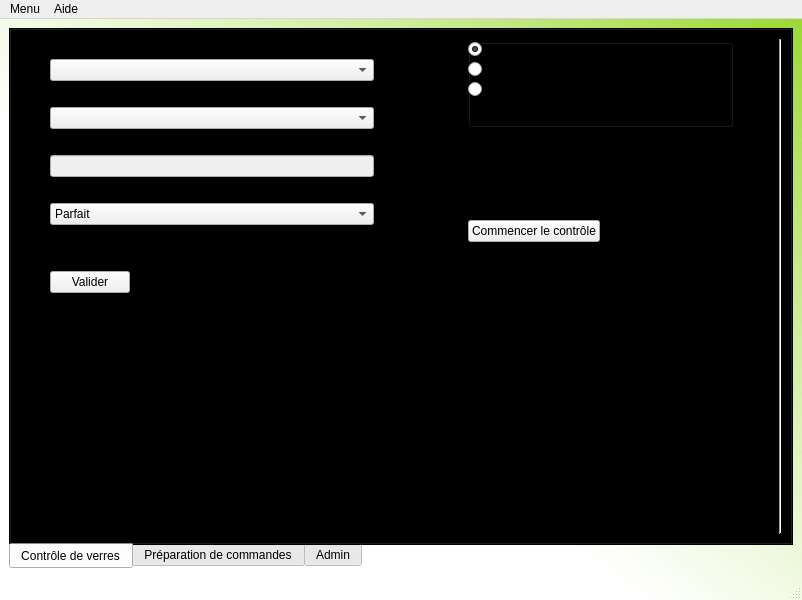
<?xml version="1.0" encoding="UTF-8"?>
<ui version="4.0">
 <class>MainWindow</class>
 <widget class="QMainWindow" name="MainWindow">
  <property name="geometry">
   <rect>
    <x>0</x>
    <y>0</y>
    <width>802</width>
    <height>600</height>
   </rect>
  </property>
  <property name="minimumSize">
   <size>
    <width>800</width>
    <height>600</height>
   </size>
  </property>
  <property name="windowTitle">
   <string>LPC</string>
  </property>
  <property name="styleSheet">
   <string notr="true">QMainWindow {background-color :qlineargradient(spread:repeat, x1:1, y1:0, x2:0, y2:1, stop:0.00473934 rgba(132, 207, 0, 148), stop:0.601896 rgba(255, 255, 255, 255))}</string>
  </property>
  <widget class="QWidget" name="centralwidget">
   <property name="styleSheet">
    <string notr="true"/>
   </property>
   <layout class="QGridLayout" name="gridLayout">
    <item row="0" column="0">
     <widget class="QTabWidget" name="tabWidget">
      <property name="autoFillBackground">
       <bool>false</bool>
      </property>
      <property name="styleSheet">
       <string notr="true">QTabWidget{background:  qlineargradient(spread:repeat, x1:1, y1:0, x2:0, y2:1, stop:0.00473934 rgba(132, 207, 0, 148), stop:0.601896 rgba(255, 255, 255, 255))}</string>
      </property>
      <property name="tabPosition">
       <enum>QTabWidget::South</enum>
      </property>
      <property name="currentIndex">
       <number>0</number>
      </property>
      <widget class="QWidget" name="tbControle">
       <attribute name="title">
        <string>Contrôle de verres</string>
       </attribute>
       <layout class="QVBoxLayout" name="verticalLayout_2">
        <item>
         <layout class="QHBoxLayout" name="horizontalLayout_17" stretch="4,1,3,0,0,6">
          <item>
           <layout class="QVBoxLayout" name="verticalLayout_8" stretch="1,1,1,1,1,1,1,1,0,1,30">
            <property name="leftMargin">
             <number>30</number>
            </property>
            <item>
             <widget class="QLabel" name="label_2">
              <property name="text">
               <string>Numéro de commande</string>
              </property>
             </widget>
            </item>
            <item>
             <widget class="QComboBox" name="txtNumCommande_2"/>
            </item>
            <item>
             <widget class="QLabel" name="label">
              <property name="text">
               <string>Référence</string>
              </property>
             </widget>
            </item>
            <item>
             <widget class="QComboBox" name="typeVerre"/>
            </item>
            <item>
             <widget class="QLabel" name="label_3">
              <property name="text">
               <string>Numéro de dossier</string>
              </property>
             </widget>
            </item>
            <item>
             <widget class="QLineEdit" name="txtNumDossier">
              <property name="enabled">
               <bool>false</bool>
              </property>
             </widget>
            </item>
            <item>
             <widget class="QLabel" name="label_6">
              <property name="text">
               <string>Etat de surface</string>
              </property>
             </widget>
            </item>
            <item>
             <widget class="QComboBox" name="etatSurface">
              <item>
               <property name="text">
                <string>Parfait</string>
               </property>
              </item>
              <item>
               <property name="text">
                <string>Rayures ratrapables</string>
               </property>
              </item>
              <item>
               <property name="text">
                <string>Rayures non rattrapables</string>
               </property>
              </item>
              <item>
               <property name="text">
                <string>Aiguille</string>
               </property>
              </item>
              <item>
               <property name="text">
                <string>Impact</string>
               </property>
              </item>
              <item>
               <property name="text">
                <string>Inclusion</string>
               </property>
              </item>
              <item>
               <property name="text">
                <string>Gondolement</string>
               </property>
              </item>
             </widget>
            </item>
            <item>
             <spacer name="verticalSpacer_14">
              <property name="orientation">
               <enum>Qt::Vertical</enum>
              </property>
              <property name="sizeHint" stdset="0">
               <size>
                <width>20</width>
                <height>40</height>
               </size>
              </property>
             </spacer>
            </item>
            <item>
             <layout class="QHBoxLayout" name="horizontalLayout_18">
              <item>
               <widget class="QPushButton" name="cmdValiderVerre">
                <property name="text">
                 <string>Valider</string>
                </property>
                <property name="checkable">
                 <bool>false</bool>
                </property>
               </widget>
              </item>
              <item>
               <spacer name="horizontalSpacer_20">
                <property name="orientation">
                 <enum>Qt::Horizontal</enum>
                </property>
                <property name="sizeHint" stdset="0">
                 <size>
                  <width>40</width>
                  <height>20</height>
                 </size>
                </property>
               </spacer>
              </item>
             </layout>
            </item>
            <item>
             <spacer name="verticalSpacer_10">
              <property name="orientation">
               <enum>Qt::Vertical</enum>
              </property>
              <property name="sizeHint" stdset="0">
               <size>
                <width>20</width>
                <height>40</height>
               </size>
              </property>
             </spacer>
            </item>
           </layout>
          </item>
          <item>
           <spacer name="horizontalSpacer_21">
            <property name="orientation">
             <enum>Qt::Horizontal</enum>
            </property>
            <property name="sizeHint" stdset="0">
             <size>
              <width>40</width>
              <height>20</height>
             </size>
            </property>
           </spacer>
          </item>
          <item>
           <layout class="QVBoxLayout" name="verticalLayout_9" stretch="3,3,2,10">
            <item>
             <widget class="QGroupBox" name="SpeStand_2">
              <property name="title">
               <string/>
              </property>
              <property name="flat">
               <bool>true</bool>
              </property>
              <widget class="QRadioButton" name="radioButton_3">
               <property name="geometry">
                <rect>
                 <x>0</x>
                 <y>20</y>
                 <width>111</width>
                 <height>20</height>
                </rect>
               </property>
               <property name="text">
                <string>Contrôle partiel</string>
               </property>
              </widget>
              <widget class="QRadioButton" name="radioButton_4">
               <property name="geometry">
                <rect>
                 <x>0</x>
                 <y>0</y>
                 <width>111</width>
                 <height>20</height>
                </rect>
               </property>
               <property name="text">
                <string>Contrôle total</string>
               </property>
               <property name="checked">
                <bool>true</bool>
               </property>
              </widget>
              <widget class="QRadioButton" name="radioButton_5">
               <property name="geometry">
                <rect>
                 <x>0</x>
                 <y>40</y>
                 <width>111</width>
                 <height>20</height>
                </rect>
               </property>
               <property name="text">
                <string>Pas de contrôle</string>
               </property>
              </widget>
             </widget>
            </item>
            <item>
             <spacer name="verticalSpacer_9">
              <property name="orientation">
               <enum>Qt::Vertical</enum>
              </property>
              <property name="sizeHint" stdset="0">
               <size>
                <width>20</width>
                <height>40</height>
               </size>
              </property>
             </spacer>
            </item>
            <item>
             <layout class="QHBoxLayout" name="horizontalLayout_16">
              <item>
               <widget class="QPushButton" name="cmdControler">
                <property name="text">
                 <string>Commencer le contrôle</string>
                </property>
                <property name="checkable">
                 <bool>false</bool>
                </property>
               </widget>
              </item>
              <item>
               <spacer name="horizontalSpacer_18">
                <property name="orientation">
                 <enum>Qt::Horizontal</enum>
                </property>
                <property name="sizeHint" stdset="0">
                 <size>
                  <width>40</width>
                  <height>20</height>
                 </size>
                </property>
               </spacer>
              </item>
             </layout>
            </item>
            <item>
             <spacer name="verticalSpacer_8">
              <property name="orientation">
               <enum>Qt::Vertical</enum>
              </property>
              <property name="sizeHint" stdset="0">
               <size>
                <width>20</width>
                <height>40</height>
               </size>
              </property>
             </spacer>
            </item>
           </layout>
          </item>
          <item>
           <spacer name="horizontalSpacer_19">
            <property name="orientation">
             <enum>Qt::Horizontal</enum>
            </property>
            <property name="sizeHint" stdset="0">
             <size>
              <width>40</width>
              <height>20</height>
             </size>
            </property>
           </spacer>
          </item>
          <item>
           <widget class="Line" name="line_4">
            <property name="orientation">
             <enum>Qt::Vertical</enum>
            </property>
           </widget>
          </item>
          <item>
           <layout class="QHBoxLayout" name="pdfView"/>
          </item>
         </layout>
        </item>
       </layout>
      </widget>
      <widget class="QWidget" name="tbPreparation">
       <attribute name="title">
        <string>Préparation de commandes</string>
       </attribute>
       <layout class="QVBoxLayout" name="verticalLayout_6">
        <item>
         <layout class="QHBoxLayout" name="horizontalLayout" stretch="0,2,0,0,2">
          <item>
           <spacer name="horizontalSpacer_5">
            <property name="orientation">
             <enum>Qt::Horizontal</enum>
            </property>
            <property name="sizeHint" stdset="0">
             <size>
              <width>40</width>
              <height>20</height>
             </size>
            </property>
           </spacer>
          </item>
          <item>
           <layout class="QVBoxLayout" name="verticalLayout">
            <item>
             <widget class="QTableWidget" name="tableWidget_3">
              <property name="font">
               <font>
                <bold>false</bold>
               </font>
              </property>
              <property name="frameShape">
               <enum>QFrame::NoFrame</enum>
              </property>
              <property name="frameShadow">
               <enum>QFrame::Plain</enum>
              </property>
              <property name="lineWidth">
               <number>2</number>
              </property>
              <property name="midLineWidth">
               <number>2</number>
              </property>
              <property name="dragDropOverwriteMode">
               <bool>false</bool>
              </property>
              <property name="selectionBehavior">
               <enum>QAbstractItemView::SelectRows</enum>
              </property>
              <property name="textElideMode">
               <enum>Qt::ElideMiddle</enum>
              </property>
              <property name="showGrid">
               <bool>true</bool>
              </property>
              <property name="sortingEnabled">
               <bool>true</bool>
              </property>
              <property name="wordWrap">
               <bool>true</bool>
              </property>
              <attribute name="horizontalHeaderCascadingSectionResizes">
               <bool>false</bool>
              </attribute>
              <attribute name="horizontalHeaderStretchLastSection">
               <bool>true</bool>
              </attribute>
              <attribute name="verticalHeaderShowSortIndicator" stdset="0">
               <bool>false</bool>
              </attribute>
              <attribute name="verticalHeaderStretchLastSection">
               <bool>false</bool>
              </attribute>
              <row>
               <property name="text">
                <string/>
               </property>
              </row>
              <row>
               <property name="text">
                <string/>
               </property>
              </row>
              <column>
               <property name="text">
                <string>Commande</string>
               </property>
               <property name="font">
                <font>
                 <bold>false</bold>
                </font>
               </property>
              </column>
              <column>
               <property name="text">
                <string>Spécial?</string>
               </property>
               <property name="font">
                <font>
                 <bold>false</bold>
                </font>
               </property>
              </column>
              <column>
               <property name="text">
                <string>Terminé?</string>
               </property>
               <property name="font">
                <font>
                 <bold>false</bold>
                </font>
               </property>
              </column>
              <item row="0" column="0">
               <property name="text">
                <string/>
               </property>
               <property name="font">
                <font>
                 <bold>false</bold>
                </font>
               </property>
              </item>
              <item row="0" column="1">
               <property name="text">
                <string/>
               </property>
               <property name="textAlignment">
                <set>AlignCenter</set>
               </property>
              </item>
              <item row="0" column="2">
               <property name="text">
                <string/>
               </property>
               <property name="textAlignment">
                <set>AlignCenter</set>
               </property>
              </item>
              <item row="1" column="0">
               <property name="text">
                <string>1</string>
               </property>
              </item>
              <item row="1" column="1">
               <property name="text">
                <string>Non</string>
               </property>
              </item>
              <item row="1" column="2">
               <property name="text">
                <string>Non</string>
               </property>
              </item>
             </widget>
            </item>
            <item>
             <widget class="QLabel" name="label_10">
              <property name="text">
               <string>Resumé journalier</string>
              </property>
              <property name="alignment">
               <set>Qt::AlignCenter</set>
              </property>
             </widget>
            </item>
            <item>
             <layout class="QHBoxLayout" name="horizontalLayout_3">
              <item>
               <widget class="QPushButton" name="pushButton">
                <property name="text">
                 <string>Preparer</string>
                </property>
               </widget>
              </item>
              <item>
               <spacer name="horizontalSpacer_2">
                <property name="orientation">
                 <enum>Qt::Horizontal</enum>
                </property>
                <property name="sizeHint" stdset="0">
                 <size>
                  <width>40</width>
                  <height>20</height>
                 </size>
                </property>
               </spacer>
              </item>
             </layout>
            </item>
            <item>
             <spacer name="verticalSpacer_13">
              <property name="orientation">
               <enum>Qt::Vertical</enum>
              </property>
              <property name="sizeHint" stdset="0">
               <size>
                <width>20</width>
                <height>40</height>
               </size>
              </property>
             </spacer>
            </item>
           </layout>
          </item>
          <item>
           <spacer name="horizontalSpacer_3">
            <property name="orientation">
             <enum>Qt::Horizontal</enum>
            </property>
            <property name="sizeHint" stdset="0">
             <size>
              <width>40</width>
              <height>20</height>
             </size>
            </property>
           </spacer>
          </item>
          <item>
           <widget class="Line" name="line_3">
            <property name="orientation">
             <enum>Qt::Vertical</enum>
            </property>
           </widget>
          </item>
          <item>
           <layout class="QVBoxLayout" name="verticalLayout_5">
            <item>
             <widget class="QTableWidget" name="tableWidget_2">
              <property name="frameShape">
               <enum>QFrame::NoFrame</enum>
              </property>
              <property name="frameShadow">
               <enum>QFrame::Raised</enum>
              </property>
              <property name="sizeAdjustPolicy">
               <enum>QAbstractScrollArea::AdjustToContents</enum>
              </property>
              <property name="selectionBehavior">
               <enum>QAbstractItemView::SelectRows</enum>
              </property>
              <attribute name="horizontalHeaderCascadingSectionResizes">
               <bool>false</bool>
              </attribute>
              <attribute name="horizontalHeaderStretchLastSection">
               <bool>true</bool>
              </attribute>
              <column>
               <property name="text">
                <string>Verre</string>
               </property>
              </column>
              <column>
               <property name="text">
                <string>Quantité</string>
               </property>
              </column>
             </widget>
            </item>
            <item>
             <widget class="QLabel" name="label_9">
              <property name="text">
               <string>Détail commande</string>
              </property>
              <property name="alignment">
               <set>Qt::AlignCenter</set>
              </property>
             </widget>
            </item>
            <item>
             <layout class="QHBoxLayout" name="horizontalLayout_2">
              <item>
               <widget class="QPushButton" name="pushButton_2">
                <property name="text">
                 <string>Terminé</string>
                </property>
               </widget>
              </item>
              <item>
               <spacer name="horizontalSpacer">
                <property name="orientation">
                 <enum>Qt::Horizontal</enum>
                </property>
                <property name="sizeHint" stdset="0">
                 <size>
                  <width>40</width>
                  <height>20</height>
                 </size>
                </property>
               </spacer>
              </item>
             </layout>
            </item>
            <item>
             <spacer name="verticalSpacer_12">
              <property name="orientation">
               <enum>Qt::Vertical</enum>
              </property>
              <property name="sizeHint" stdset="0">
               <size>
                <width>20</width>
                <height>40</height>
               </size>
              </property>
             </spacer>
            </item>
           </layout>
          </item>
         </layout>
        </item>
       </layout>
      </widget>
      <widget class="QWidget" name="tbAdmin">
       <property name="enabled">
        <bool>true</bool>
       </property>
       <property name="autoFillBackground">
        <bool>false</bool>
       </property>
       <property name="styleSheet">
        <string notr="true">QtbADmin{background:  rgba(255, 255, 255, 0)}</string>
       </property>
       <attribute name="title">
        <string>Admin</string>
       </attribute>
       <layout class="QHBoxLayout" name="horizontalLayout_14">
        <item>
         <layout class="QHBoxLayout" name="horizontalLayout_13" stretch="0,4,0,0,2">
          <item>
           <spacer name="horizontalSpacer_16">
            <property name="orientation">
             <enum>Qt::Horizontal</enum>
            </property>
            <property name="sizeHint" stdset="0">
             <size>
              <width>40</width>
              <height>20</height>
             </size>
            </property>
           </spacer>
          </item>
          <item>
           <layout class="QVBoxLayout" name="verticalLayout_3" stretch="0,0,0,0,0,3,0">
            <item>
             <widget class="QTableWidget" name="tableWidget">
              <property name="frameShape">
               <enum>QFrame::StyledPanel</enum>
              </property>
              <property name="frameShadow">
               <enum>QFrame::Raised</enum>
              </property>
              <property name="selectionBehavior">
               <enum>QAbstractItemView::SelectRows</enum>
              </property>
              <property name="showGrid">
               <bool>true</bool>
              </property>
              <property name="gridStyle">
               <enum>Qt::SolidLine</enum>
              </property>
              <property name="rowCount">
               <number>5</number>
              </property>
              <property name="columnCount">
               <number>2</number>
              </property>
              <attribute name="horizontalHeaderCascadingSectionResizes">
               <bool>false</bool>
              </attribute>
              <attribute name="horizontalHeaderMinimumSectionSize">
               <number>40</number>
              </attribute>
              <attribute name="horizontalHeaderDefaultSectionSize">
               <number>200</number>
              </attribute>
              <attribute name="horizontalHeaderShowSortIndicator" stdset="0">
               <bool>false</bool>
              </attribute>
              <attribute name="horizontalHeaderStretchLastSection">
               <bool>true</bool>
              </attribute>
              <attribute name="verticalHeaderDefaultSectionSize">
               <number>25</number>
              </attribute>
              <row>
               <property name="text">
                <string/>
               </property>
              </row>
              <row>
               <property name="text">
                <string/>
               </property>
              </row>
              <row>
               <property name="text">
                <string/>
               </property>
              </row>
              <row>
               <property name="text">
                <string/>
               </property>
              </row>
              <row>
               <property name="text">
                <string/>
               </property>
              </row>
              <column>
               <property name="text">
                <string>Variable</string>
               </property>
              </column>
              <column>
               <property name="text">
                <string>Valeur</string>
               </property>
              </column>
              <item row="0" column="0">
               <property name="text">
                <string/>
               </property>
              </item>
              <item row="1" column="0">
               <property name="text">
                <string>Nombre de verres traités</string>
               </property>
              </item>
              <item row="1" column="1">
               <property name="text">
                <string>0</string>
               </property>
              </item>
              <item row="2" column="0">
               <property name="text">
                <string>Nombre de Non Conformité</string>
               </property>
              </item>
              <item row="2" column="1">
               <property name="text">
                <string>0</string>
               </property>
              </item>
              <item row="3" column="0">
               <property name="text">
                <string>Nombre de commandes préparées</string>
               </property>
              </item>
              <item row="3" column="1">
               <property name="text">
                <string>0</string>
               </property>
              </item>
              <item row="4" column="0">
               <property name="text">
                <string>Nombre de commandes restant</string>
               </property>
              </item>
              <item row="4" column="1">
               <property name="text">
                <string>0</string>
               </property>
              </item>
             </widget>
            </item>
            <item>
             <widget class="QLabel" name="label_13">
              <property name="text">
               <string>Resumé journalier</string>
              </property>
              <property name="alignment">
               <set>Qt::AlignCenter</set>
              </property>
             </widget>
            </item>
            <item>
             <spacer name="verticalSpacer_5">
              <property name="orientation">
               <enum>Qt::Vertical</enum>
              </property>
              <property name="sizeHint" stdset="0">
               <size>
                <width>20</width>
                <height>40</height>
               </size>
              </property>
             </spacer>
            </item>
            <item>
             <layout class="QHBoxLayout" name="horizontalLayout_7">
              <item>
               <widget class="QLabel" name="label_11">
                <property name="text">
                 <string>Date de début</string>
                </property>
               </widget>
              </item>
              <item>
               <spacer name="horizontalSpacer_13">
                <property name="orientation">
                 <enum>Qt::Horizontal</enum>
                </property>
                <property name="sizeHint" stdset="0">
                 <size>
                  <width>40</width>
                  <height>20</height>
                 </size>
                </property>
               </spacer>
              </item>
              <item>
               <widget class="QLabel" name="label_12">
                <property name="text">
                 <string>Date de fin</string>
                </property>
               </widget>
              </item>
              <item>
               <spacer name="horizontalSpacer_12">
                <property name="orientation">
                 <enum>Qt::Horizontal</enum>
                </property>
                <property name="sizeHint" stdset="0">
                 <size>
                  <width>40</width>
                  <height>20</height>
                 </size>
                </property>
               </spacer>
              </item>
              <item>
               <spacer name="horizontalSpacer_23">
                <property name="orientation">
                 <enum>Qt::Horizontal</enum>
                </property>
                <property name="sizeHint" stdset="0">
                 <size>
                  <width>40</width>
                  <height>20</height>
                 </size>
                </property>
               </spacer>
              </item>
             </layout>
            </item>
            <item>
             <layout class="QHBoxLayout" name="horizontalLayout_6">
              <item>
               <widget class="QDateEdit" name="dateEdit"/>
              </item>
              <item>
               <spacer name="horizontalSpacer_14">
                <property name="orientation">
                 <enum>Qt::Horizontal</enum>
                </property>
                <property name="sizeHint" stdset="0">
                 <size>
                  <width>40</width>
                  <height>20</height>
                 </size>
                </property>
               </spacer>
              </item>
              <item>
               <widget class="QDateEdit" name="dateEdit_2"/>
              </item>
              <item>
               <spacer name="horizontalSpacer_15">
                <property name="orientation">
                 <enum>Qt::Horizontal</enum>
                </property>
                <property name="sizeHint" stdset="0">
                 <size>
                  <width>40</width>
                  <height>20</height>
                 </size>
                </property>
               </spacer>
              </item>
              <item>
               <spacer name="horizontalSpacer_22">
                <property name="orientation">
                 <enum>Qt::Horizontal</enum>
                </property>
                <property name="sizeHint" stdset="0">
                 <size>
                  <width>40</width>
                  <height>20</height>
                 </size>
                </property>
               </spacer>
              </item>
             </layout>
            </item>
            <item>
             <layout class="QHBoxLayout" name="horizontalLayout_9" stretch="0,0,4">
              <item>
               <widget class="QGroupBox" name="verticalGroupBox">
                <layout class="QVBoxLayout" name="verticalLayout_10">
                 <property name="leftMargin">
                  <number>1</number>
                 </property>
                 <property name="topMargin">
                  <number>9</number>
                 </property>
                 <item>
                  <widget class="QPushButton" name="cmdExportDonnees">
                   <property name="sizePolicy">
                    <sizepolicy hsizetype="Minimum" vsizetype="Fixed">
                     <horstretch>0</horstretch>
                     <verstretch>40</verstretch>
                    </sizepolicy>
                   </property>
                   <property name="minimumSize">
                    <size>
                     <width>0</width>
                     <height>1</height>
                    </size>
                   </property>
                   <property name="text">
                    <string>Exporter les opérations </string>
                   </property>
                  </widget>
                 </item>
                 <item>
                  <spacer name="verticalSpacer_6">
                   <property name="orientation">
                    <enum>Qt::Vertical</enum>
                   </property>
                   <property name="sizeHint" stdset="0">
                    <size>
                     <width>20</width>
                     <height>40</height>
                    </size>
                   </property>
                  </spacer>
                 </item>
                </layout>
               </widget>
              </item>
              <item>
               <spacer name="horizontalSpacer_6">
                <property name="orientation">
                 <enum>Qt::Horizontal</enum>
                </property>
                <property name="sizeHint" stdset="0">
                 <size>
                  <width>40</width>
                  <height>20</height>
                 </size>
                </property>
               </spacer>
              </item>
              <item>
               <widget class="QGroupBox" name="verticalGroupBox_4">
                <layout class="QVBoxLayout" name="verticalLayout_7">
                 <item>
                  <widget class="QPushButton" name="cmdAjoutCommande">
                   <property name="text">
                    <string>Ajouter les commandes</string>
                   </property>
                  </widget>
                 </item>
                 <item>
                  <widget class="QPushButton" name="cmdAjoutExpedition">
                   <property name="text">
                    <string>Ajouter des expéditions</string>
                   </property>
                  </widget>
                 </item>
                 <item>
                  <widget class="QPushButton" name="cmdAjoutTypeVerre">
                   <property name="styleSheet">
                    <string notr="true"/>
                   </property>
                   <property name="text">
                    <string>Ajout type de verre</string>
                   </property>
                  </widget>
                 </item>
                </layout>
               </widget>
              </item>
             </layout>
            </item>
            <item>
             <spacer name="verticalSpacer">
              <property name="orientation">
               <enum>Qt::Vertical</enum>
              </property>
              <property name="sizeHint" stdset="0">
               <size>
                <width>20</width>
                <height>40</height>
               </size>
              </property>
             </spacer>
            </item>
           </layout>
          </item>
          <item>
           <spacer name="horizontalSpacer_11">
            <property name="orientation">
             <enum>Qt::Horizontal</enum>
            </property>
            <property name="sizeHint" stdset="0">
             <size>
              <width>40</width>
              <height>20</height>
             </size>
            </property>
           </spacer>
          </item>
          <item>
           <widget class="Line" name="line">
            <property name="orientation">
             <enum>Qt::Vertical</enum>
            </property>
           </widget>
          </item>
          <item>
           <layout class="QVBoxLayout" name="verticalLayout_4" stretch="1,2,1,2,1,2,1,3,1,2,1,2,1,0,0,4">
            <item>
             <widget class="QLabel" name="label_4">
              <property name="text">
               <string>Droit</string>
              </property>
             </widget>
            </item>
            <item>
             <widget class="QComboBox" name="lstDroit">
              <item>
               <property name="text">
                <string>Opérateur</string>
               </property>
              </item>
              <item>
               <property name="text">
                <string>Administrateur</string>
               </property>
              </item>
             </widget>
            </item>
            <item>
             <widget class="QLabel" name="label_5">
              <property name="text">
               <string>Identifiant</string>
              </property>
             </widget>
            </item>
            <item>
             <widget class="QLineEdit" name="txtIdentifiantAjout"/>
            </item>
            <item>
             <widget class="QLabel" name="label_7">
              <property name="text">
               <string>Mot de passe</string>
              </property>
             </widget>
            </item>
            <item>
             <widget class="QLineEdit" name="txtImdpAjout">
              <property name="enabled">
               <bool>false</bool>
              </property>
             </widget>
            </item>
            <item>
             <spacer name="verticalSpacer_3">
              <property name="orientation">
               <enum>Qt::Vertical</enum>
              </property>
              <property name="sizeHint" stdset="0">
               <size>
                <width>20</width>
                <height>40</height>
               </size>
              </property>
             </spacer>
            </item>
            <item>
             <layout class="QHBoxLayout" name="horizontalLayout_10">
              <item>
               <widget class="QPushButton" name="cmdAjoutUser">
                <property name="text">
                 <string>Ajouter</string>
                </property>
               </widget>
              </item>
              <item>
               <spacer name="horizontalSpacer_10">
                <property name="orientation">
                 <enum>Qt::Horizontal</enum>
                </property>
                <property name="sizeHint" stdset="0">
                 <size>
                  <width>40</width>
                  <height>20</height>
                 </size>
                </property>
               </spacer>
              </item>
             </layout>
            </item>
            <item>
             <spacer name="verticalSpacer_4">
              <property name="orientation">
               <enum>Qt::Vertical</enum>
              </property>
              <property name="sizeHint" stdset="0">
               <size>
                <width>20</width>
                <height>40</height>
               </size>
              </property>
             </spacer>
            </item>
            <item>
             <widget class="Line" name="line_2">
              <property name="orientation">
               <enum>Qt::Horizontal</enum>
              </property>
             </widget>
            </item>
            <item>
             <widget class="QLabel" name="label_8">
              <property name="text">
               <string>Choisir Utilisateur</string>
              </property>
             </widget>
            </item>
            <item>
             <widget class="QComboBox" name="lstUtilisateur"/>
            </item>
            <item>
             <spacer name="verticalSpacer_7">
              <property name="orientation">
               <enum>Qt::Vertical</enum>
              </property>
              <property name="sizeHint" stdset="0">
               <size>
                <width>20</width>
                <height>40</height>
               </size>
              </property>
             </spacer>
            </item>
            <item>
             <layout class="QHBoxLayout" name="horizontalLayout_11">
              <item>
               <widget class="QPushButton" name="cmdSupprimerUser">
                <property name="text">
                 <string>Supprimer l'utilisateur</string>
                </property>
               </widget>
              </item>
              <item>
               <spacer name="horizontalSpacer_9">
                <property name="orientation">
                 <enum>Qt::Horizontal</enum>
                </property>
                <property name="sizeHint" stdset="0">
                 <size>
                  <width>40</width>
                  <height>20</height>
                 </size>
                </property>
               </spacer>
              </item>
             </layout>
            </item>
            <item>
             <spacer name="verticalSpacer_11">
              <property name="orientation">
               <enum>Qt::Vertical</enum>
              </property>
              <property name="sizeHint" stdset="0">
               <size>
                <width>20</width>
                <height>40</height>
               </size>
              </property>
             </spacer>
            </item>
            <item>
             <spacer name="verticalSpacer_2">
              <property name="orientation">
               <enum>Qt::Vertical</enum>
              </property>
              <property name="sizeHint" stdset="0">
               <size>
                <width>20</width>
                <height>40</height>
               </size>
              </property>
             </spacer>
            </item>
           </layout>
          </item>
         </layout>
        </item>
       </layout>
      </widget>
     </widget>
    </item>
   </layout>
  </widget>
  <widget class="QMenuBar" name="menubar">
   <property name="geometry">
    <rect>
     <x>0</x>
     <y>0</y>
     <width>802</width>
     <height>22</height>
    </rect>
   </property>
   <widget class="QMenu" name="menuMenu">
    <property name="title">
     <string>Menu</string>
    </property>
    <addaction name="actionChanger_mot_de_passe"/>
    <addaction name="actionDeconnexion"/>
    <addaction name="actionQuitter"/>
   </widget>
   <widget class="QMenu" name="menuAide">
    <property name="title">
     <string>Aide</string>
    </property>
   </widget>
   <addaction name="menuMenu"/>
   <addaction name="menuAide"/>
  </widget>
  <widget class="QStatusBar" name="statusbar"/>
  <action name="actionChanger_mot_de_passe">
   <property name="text">
    <string>Changer mot de passe</string>
   </property>
  </action>
  <action name="actionQuitter">
   <property name="text">
    <string>Quitter</string>
   </property>
  </action>
  <action name="actionDeconnexion">
   <property name="text">
    <string>Deconnexion</string>
   </property>
  </action>
 </widget>
 <resources/>
 <connections/>
</ui>
